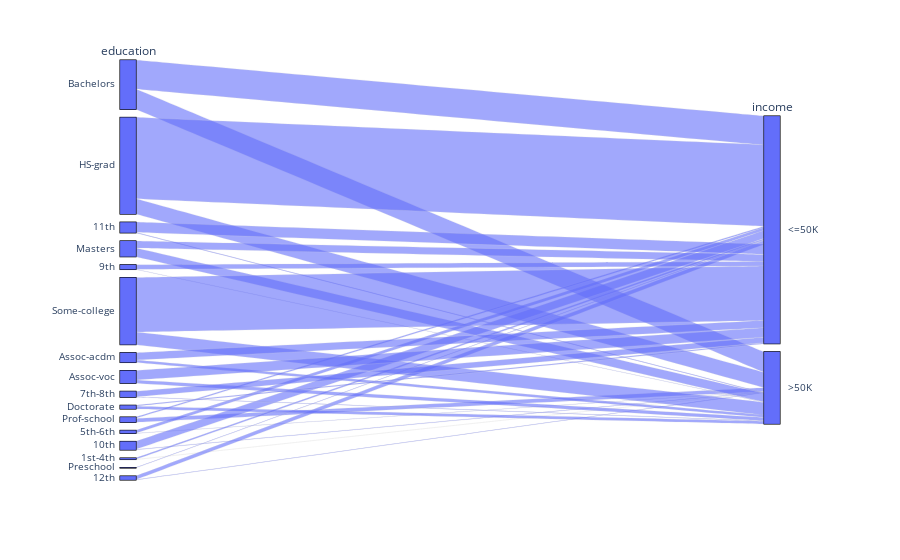

The notebook cell saved with this chart:
### Code cell
graphic5 = px.parallel_categories(df_census, dimensions=['education', 'income'])
graphic5.show()

### Figure 1 — Plotly figure (JSON) as saved in the notebook; plotly's stock layout.template omitted (floating-point values rounded to 4 significant figures; data arrays with more than 128 entries replaced by an {"elided": "..."} marker saying what was removed)
{"data": [{"dimensions": [{"label": "education", "values": {"elided": "32561 str values"}}, {"label": "income", "values": {"elided": "32561 str values"}}], "domain": {"x": [0, 1], "y": [0, 1]}, "name": "", "type": "parcats"}], "layout": {"legend": {"tracegroupgap": 0}, "margin": {"t": 60}}}
